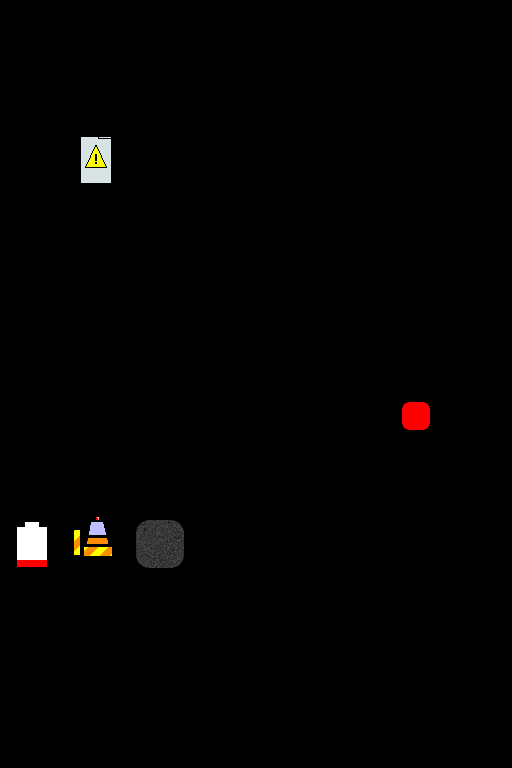

Tiled map render using the project's own tile images. Description and the whole map definition, tile-layer contents included, below:
An orthogonal 8x12 tile map with 64x64 px tiles, 3 tile layers (Wires, Wires2, Widgets).

<map version="1.0" tiledversion="1.0.1" orientation="orthogonal" renderorder="right-down" width="8" height="12" tilewidth="64" tileheight="64" nextobjectid="2">
 <tileset firstgid="1" source="../widget_tileset.tsx" />
 <layer name="Wires" width="8" height="12">
  <data encoding="csv">
0,0,0,0,0,0,0,0,
0,0,0,0,0,0,0,0,
0,0,0,0,0,0,0,0,
0,6,0,0,0,0,0,0,
0,6,0,0,0,0,0,0,
0,6,0,0,0,0,0,0,
0,0,0,0,6,0,6,0,
0,0,0,0,0,0,0,0,
0,0,0,0,0,0,0,0,
0,0,0,0,0,0,0,0,
0,0,0,0,0,0,0,0,
0,0,0,0,0,0,0,0
</data>
 </layer>
 <layer name="Wires2" width="8" height="12">
  <data encoding="csv">
0,0,0,0,0,0,0,0,
0,0,0,0,0,0,0,0,
0,0,0,0,0,0,0,0,
0,0,0,0,0,0,0,0,
0,0,0,0,0,0,0,0,
0,0,0,0,0,0,0,0,
0,0,0,0,5,5,0,0,
0,0,0,0,0,0,0,0,
0,0,0,0,0,0,0,0,
0,0,0,0,0,0,0,0,
0,0,0,0,0,0,0,0,
0,0,0,0,0,0,0,0
</data>
 </layer>
 <layer name="Widgets" width="8" height="12">
  <data encoding="csv">
0,0,0,0,0,0,0,0,
0,0,0,0,0,0,0,0,
0,7,0,0,0,0,0,0,
0,0,0,0,0,0,0,0,
0,0,0,0,0,0,0,0,
0,0,0,0,0,0,0,0,
0,0,0,0,0,0,2,0,
0,0,0,0,0,0,0,0,
13,9,4,0,0,0,0,0,
0,0,0,0,0,0,0,0,
0,0,0,0,0,0,0,0,
0,0,0,0,0,0,0,0
</data>
 </layer>
</map>
